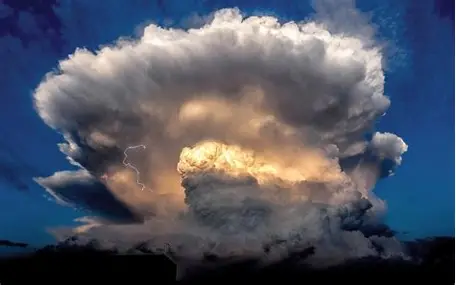
#> input picture assets-src/pixel-practice/r30-cumulonimbus/ref-photo.png, 456 x 285 px
$ python compose.py
#> lines starting #> are read from the running program, lines starting #| are printed output that depends on the picture
"""採用した積乱雲の形を、自然なまま変える（2026-10-05、人間の指示「採用した雲、自然な形で形を変えて」）。
前の試し（shape.py、段ごとにのばす・ちぢめる）は、ゆがんで不自然だったので使わない。ここでは:
- 写真の雲の一部分を、そのままの縦横の比（ゆがめない）で切り出し、重ねて、新しい形の雲を組む。
  1) 本体: 写真の雲ぜんぶ（下に置く）。
  2) 立ち上がる頭: 写真の雲の上のもくもく（白く光る所）を少し小さくして、本体のうしろ・左寄りに置く。
     本体の上から、もう一段、高くもり上がる（雲が上へのびていく途中の形）。うしろに置くので、つなぎめは本体のもくもくでかくれる。
  3) 右の張り出しは少しけずって、左右の形を変える。
- 重ねた絵（composite.png、空は写真の空の色）を、wide.py と同じやり方でドットにする（reshape.py）。"""
from PIL import Image, ImageFilter

photo = Image.open("ref-photo.png").convert("RGB")
#> photo is the input picture: PIL image 456x285 RGB; mean R, G, B 80.3, 85.6, 100.1
crop = photo.crop((28, 0, 412, 262))
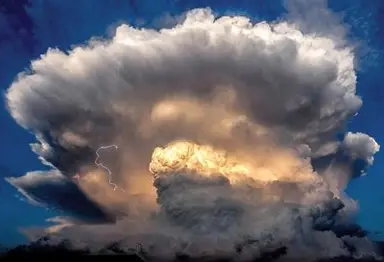
#> crop: PIL image 384x262 RGB; mean R, G, B 98.4, 99, 108.7
SKY = (32, 62, 120)
CW, CH = 384, 384


def alpha_of(img, top_rows=0):
    """雲らしさ（空は0、雲は255）。写真の色の『青さ』から。ふちはなめらか。"""
    a = Image.new("L", img.size)
    src = img.load()
    out = a.load()
    for y in range(img.height):
        for x in range(img.width):
            r, g, b = src[x, y]
            v = (78 - (b - r)) / 34
            if y < top_rows and b - r > 28:
                v = 0                                # 上のほうの青い所は空（写真のすみの暗い空と、右上のうすいかすみ）
            if r + g + b < 30:
                v = 0
            out[x, y] = int(max(0.0, min(1.0, v)) * 255)
    return a.filter(ImageFilter.GaussianBlur(0.6))


canvas = Image.new("RGB", (CW, CH), SKY)
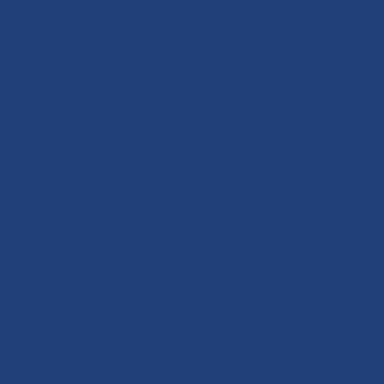
#> canvas: PIL image 384x384 RGB; mean R, G, B 32, 62, 120
# 2) 立ち上がる頭（うしろ）: 写真の雲の上のもくもく
head = crop.crop((50, 18, 290, 128))
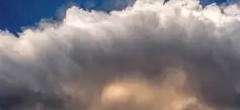
#> head: PIL image 240x110 RGB; mean R, G, B 132.9, 126, 128
k = 0.82
head = head.resize((int(head.width * k), int(head.height * k)), Image.LANCZOS)
#> head: PIL image 196x90 RGB
ha = alpha_of(head, 999)
#> in alpha_of, `a = Image.new("L", img.size)`: a: PIL image 196x90 L; every value is 0
#> in alpha_of, `return a.filter(ImageFilter.GaussianBlur(0.6))`:
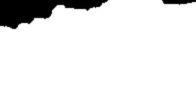
#> returned value: PIL image 196x90 L; min 0, max 255, mean 230.5
# 頭の下のほうは、だんだん消す（本体のうしろへ入っていく）
hm = ha.load()
import math
for y in range(head.height):
    for x in range(head.width):
        # だ円の形でふちを消す（切り出した四角のはしが見えないように）。下は本体のうしろへ入る
        u = (x + 0.5 - head.width / 2) / (head.width / 2)
        v = (y + 0.5 - head.height * 0.35) / (head.height * 0.65)
        d = math.sqrt(u * u + max(0.0, v) ** 2 * 1.0)
        f = max(0.0, min(1.0, (1.0 - d) / 0.3))
        hm[x, y] = int(hm[x, y] * f)
canvas.paste(head, (44, 96), ha)
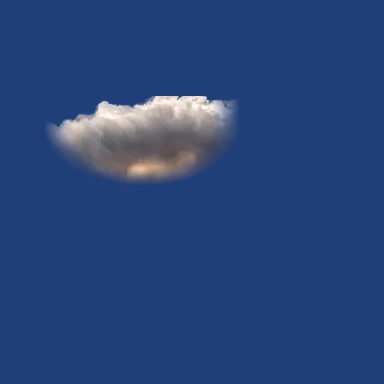
#> canvas: PIL image 384x384 RGB; mean R, G, B 40.6, 67.7, 121.3
# 1) 本体（まえ）
body = crop.copy()
ba = alpha_of(body, 110)
#> call 2 of alpha_of, with top_rows = 110
#> in alpha_of (call 2), `a = Image.new("L", img.size)`: a: PIL image 384x262 L; every value is 0
#> in alpha_of (call 2), `return a.filter(ImageFilter.GaussianBlur(0.6))`:
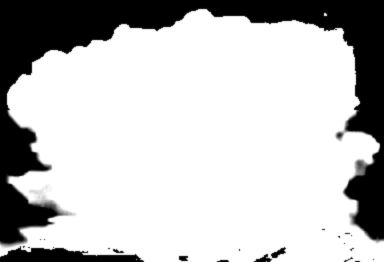
#> returned value: PIL image 384x262 L; min 0, max 255, mean 192.7
# 3) 右の張り出しを少しけずる（右はしを、上から下へななめに消す）
bm = ba.load()
for y in range(body.height):
    cut = body.width - 18 - int(max(0, 120 - y) * 0.35)
    for x in range(cut, body.width):
        bm[x, y] = int(bm[x, y] * max(0.0, 1 - (x - cut) / 14))
canvas.paste(body, (0, CH - body.height), ba)
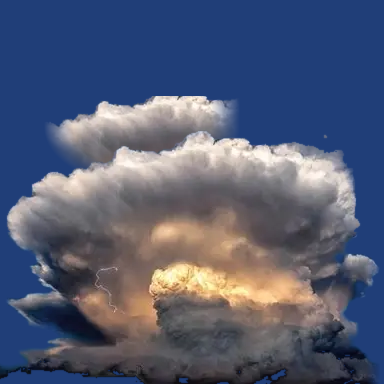
#> canvas: PIL image 384x384 RGB; mean R, G, B 83.6, 91.3, 115.6
canvas.save("composite.png")
print("ok")

$ run again, with assets-src/pixel-practice/r30-cumulonimbus/cumulonimbus-editor.png copied over assets-src/pixel-practice/r30-cumulonimbus/ref-photo.png
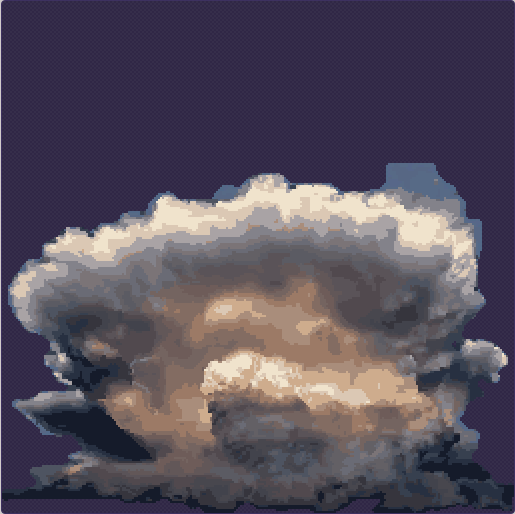
#> input picture assets-src/pixel-practice/r30-cumulonimbus/cumulonimbus-editor.png, 515 x 514 px
#> photo is the input picture: PIL image 515x514 RGB; mean R, G, B 86.9, 78.4, 92.6
#> a: PIL image 196x90 L; every value is 0
#> a: PIL image 384x262 L; every value is 0
#> in alpha_of (call 2), `return a.filter(ImageFilter.GaussianBlur(0.6))`:
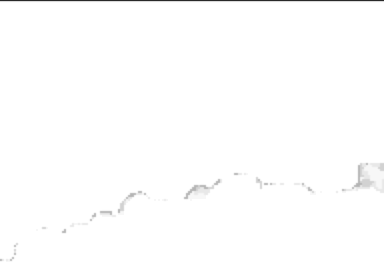
#> returned value: PIL image 384x262 L; min 41, max 255, mean 253.5
#> `canvas.paste(body, (0, CH - body.height), ba)`:
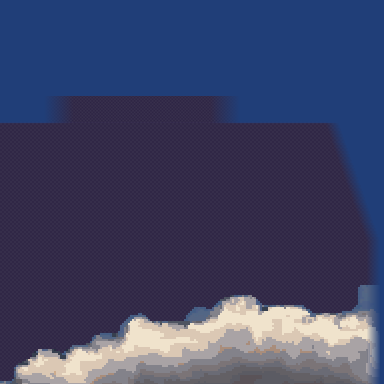
#> canvas: PIL image 384x384 RGB; mean R, G, B 63.3, 67.6, 101.4

$ run again, with assets-src/pixel-practice/r30-cumulonimbus/cumulonimbus-v1.png copied over assets-src/pixel-practice/r30-cumulonimbus/ref-photo.png
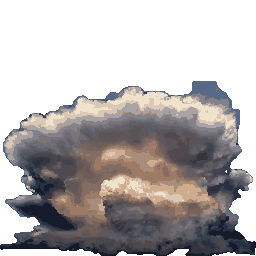
#> input picture assets-src/pixel-practice/r30-cumulonimbus/cumulonimbus-v1.png, 256 x 256 px
#> a: PIL image 196x90 L; every value is 0
#> a: PIL image 384x262 L; every value is 0
#> in alpha_of (call 2), `return a.filter(ImageFilter.GaussianBlur(0.6))`:
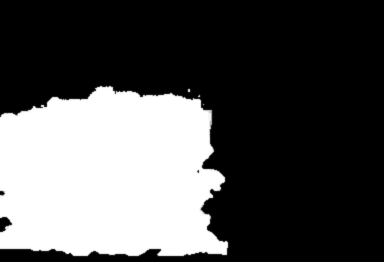
#> returned value: PIL image 384x262 L; min 0, max 255, mean 82.4
#> `canvas.paste(body, (0, CH - body.height), ba)`:
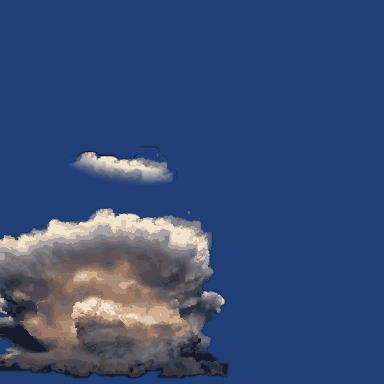
#> canvas: PIL image 384x384 RGB; mean R, G, B 52.8, 73.7, 118
